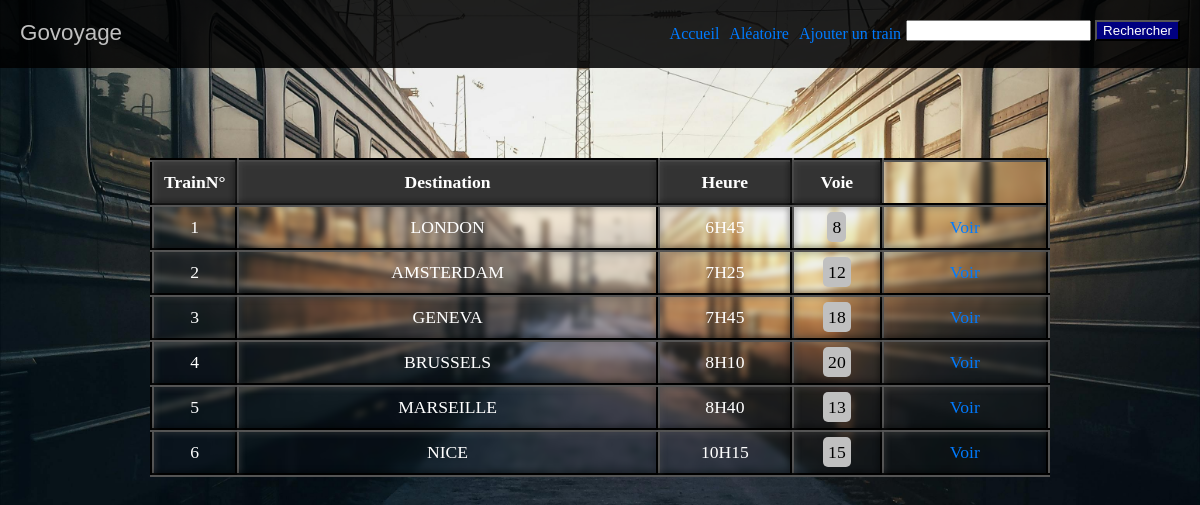
Before: /Govoyage/index with the older database file.
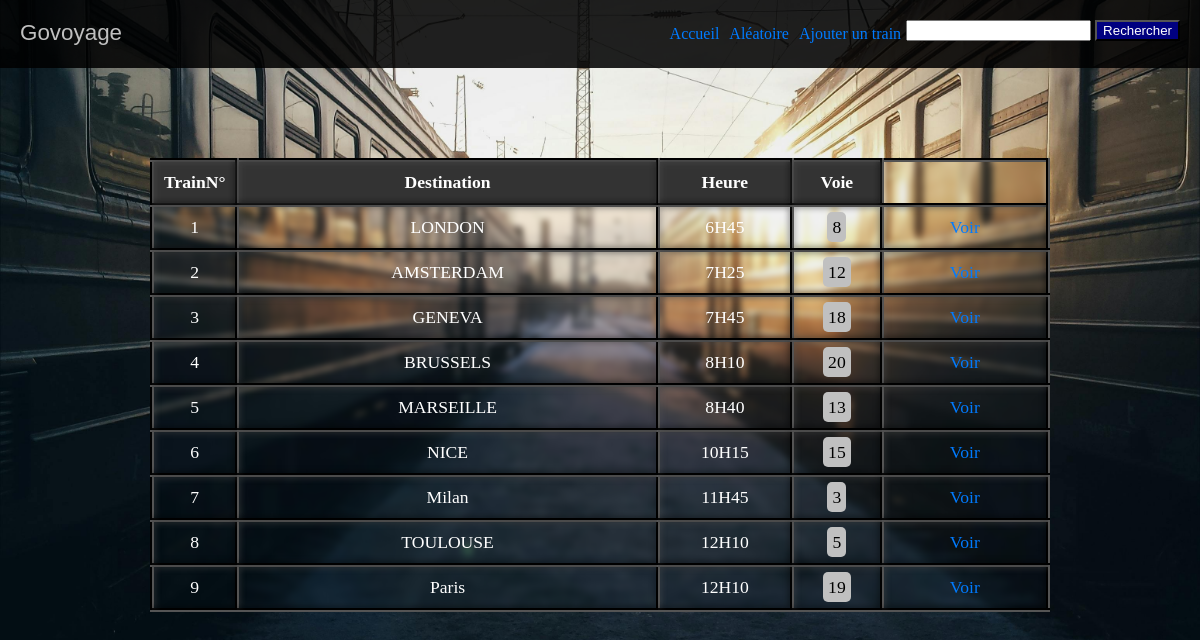
After: the same page with the newer database file.
### Govoyage/models.py (models this page shows)
class Train(models.Model) :
    trainID = models.AutoField(primary_key=True)
    to = models.CharField(max_length = 20)
    time = models.CharField(max_length = 20)
    voie = models.IntegerField()

### Govoyage/views.py (the view)
# urls.py: path('index', views.index, name="index"),
def index(request):
    allTrains = list(Train.objects.all())
    return render(request, "Govoyage/accueil.html", {
        "trains" : allTrains,
    })

### Govoyage/templates/Govoyage/accueil.html (shortened to what this page needs)
{% load static %}
<!DOCTYPE html>
<html lang="en">
<head>
    <link rel="stylesheet" href="{% static 'go/css/style.css' %}">
</head>
<body id="home">
    <header>
        <nav>
            <div ><a style="font-size: 1.4rem; font-family: Verdana, Geneva, Tahoma, sans-serif; color: #C0C0C0;" href="{% url 'index' %}">Govoyage</a></div>
            <ul>
                <li><a href="{% url 'index' %}"> Accueil </a></li>
                <li><a href="{% url 'random' %}">Aléatoire</a></li>
                <li><a href="{% url 'add_train' %}">Ajouter un train</a></li>
                <form action="{% url 'search_train' %}" method="GET">
                    <input type="search" name="train_id" id="site-search"/>
                    <button type="submit">Rechercher</button>
                </form>
            </ul>
        </nav>
    </header>
    <section id="info">
        <div class="container">
            <div class="row">
                <table style="width:75%">
                    <tr style="background-color: #333333;">
                        <th style="width:5%">TrainN°</th>
                        <th>Destination</th>
                        <th style="width: 15%">Heure</th>
                        <th style="width: 10%">Voie</th>
                    </tr>
                    {% for i in trains %}
                    <tr>
                      <td>{{ i.trainID }}</td>
                      <td> {{ i.to }} </td>
                      <td> {{ i.time }} </td>
                      <td><span style="background-color:#C0C0C0; padding: 5px; border-radius: 5px; color: black;">{{ i.voie }}</span></td>
                      <td><a href="/Govoyage/show/{{ i.trainID }}"> Voir </a></td>
                    </tr>
                    {% endfor %}
                  </table>
            </div>
            </div>
    </section>
</body>
</html>

### Govoyage/static/go/css/style.css (style rules this page uses)
* { margin: 0; text-decoration: none; list-style: none; }
#home { background-image: url(../img/pexels-dmitry-alexandrovich-1771670.jpg); background-size: cover; background-position: center; height: 100vh; }
header { background-color: rgba(0, 0, 0, 0.865); }
nav { padding: 20px; display: flex; justify-content: space-between; }
ul { display: flex; }
li { padding: 5px; }
a { color: #007bff; }
button { background-color: #000080; color:white; cursor: pointer; }
#info { padding-top: 90px; }
.row { display: flex; flex-direction: column; justify-content: center; align-items: center; height: 100%; }
table, th, td { border:4px groove black; border-collapse: collapse; text-align: center; backdrop-filter: blur(3px); padding: 10px; color: white; font-size: 1.1rem; }

Changed rows visible on the page:
added Train: trainID "7", to "Milan", time "11H45", voie "3"
added Train: trainID "8", to "TOULOUSE", time "12H10", voie "5"
added Train: trainID "9", to "Paris", time "12H10", voie "19"
